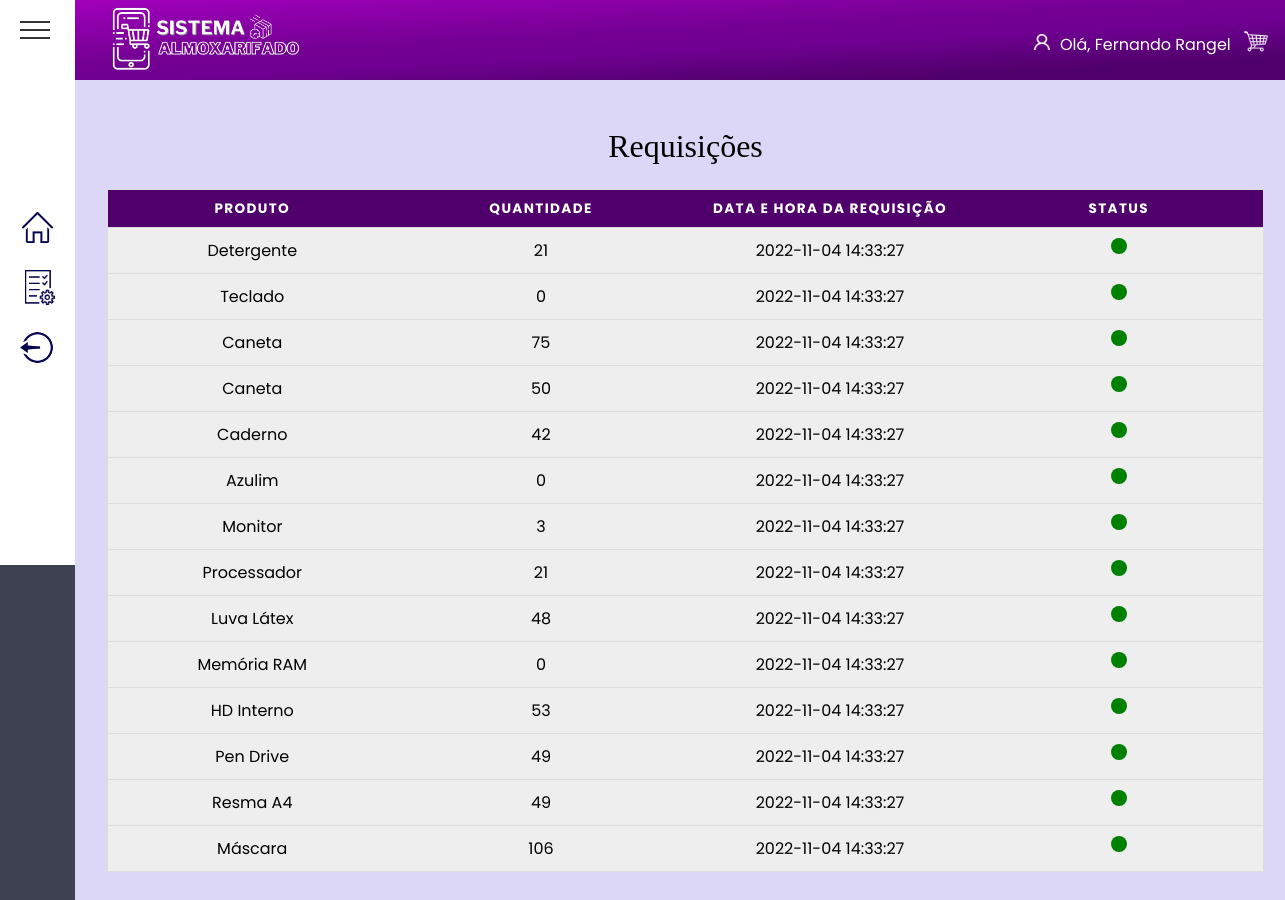
The app's page /View/Pages/Usuario/requisicoesUser.php (signed in) with its own data.
### tables this page shows
create table produtoteste(
  nome_prod varchar (50),
  quantDisp integer,  
  id_categoria integer not null,
  id_disponibilidade integer not null,
  datacaworptura date,
  hora_cadastro TIMESTAMP DEFAULT CURRENT_TIMESTAMP,
  id_marca integer not null,  
  modeloProduto varchar(50),  
  precoProduto double,
  
  id_prod integer auto_increment primary key,
  
  foreign key (id_categoria) references categorias (id_categoria),
  foreign key (id_disponibilidade) references disponibilidade (id_disponibilidade)
);

### View/Pages/Usuario/requisicoesUser.php (the view, shortened to what this page needs)
<?php
include_once dirname(__DIR__, 3) . '/banco.php';
?>
<!DOCTYPE html>
<html lang="pt-BR">
<head>
    <link rel="stylesheet" href="/final_php/assets/requisicoes.css">
    <link rel="stylesheet" href="/final_php/assets/template.css">
    <link rel="stylesheet" href="/final_php/assets/global.css">
</head>
<body>
    <?php include dirname(__DIR__, 3) . "/template/header.php"; ?>
    <?php include dirname(__DIR__, 3) . "/template/asideUser.php"; ?>
    <main class="main">
        <div class="container">
            <table>
                <caption>
                    Requisições
                </caption>
                <thead>
                    <tr>
                        <th scope="col">Produto</th>
                        <th scope="col">Quantidade</th>
                        <th scope="col">Data e hora da requisição</th>
                        <th scope="col">Status</th>
                    </tr>
                </thead>
                <tbody>
                    <?php
                    $sql_consulta = mysqli_query($conn, "SELECT * FROM produtoteste");
                    while ($linhas = mysqli_fetch_array($sql_consulta)) { ?>
                        <tr class="tr">
                            <td data-label="Produto"><?= $linhas[0] ?></td>
                            <td data-label="Quantidade"><?= $linhas[1] ?></td>
                            <td data-label="Hora"><?= $linhas[5] ?></td>
                            <td data-label="Status" class="status">
                                <div class="radius" id="statusGreen"></div>
                            </td>
                       </tr>
                    <?php } ?>
                </tbody>
            </table>
        </div>
    </main>
</body>
</html>

### assets/requisicoes.css (style rules this page uses)
.container { padding: 2rem; }
table { flex-direction: column; border: 1px solid black; border-collapse: collapse; margin: 0; padding: 0; width: 100%; table-layout: fixed; }
table caption { font-size: 2em; font-family: ui-monospace; margin: 0.5em 0 0.75em; }
table tr { background-color: #eee; border: 1px solid #ddd; padding: 0.35em; }
table th, table td { padding: 0.625em; text-align: center; }
table th { font-size: 0.85em; letter-spacing: 0.1em; text-transform: uppercase; background-color: rgb(79, 0, 106); color: #fff; }
table tbody { width: 100%; }
.status { display: flex; justify-content: center; align-items: center; }
.radius { border-radius: 50%; width: 1rem; height: 1rem; flex-shrink: 0; }
#statusGreen { background-color: green; }

### assets/template.css (style rules this page uses)
body { overflow: hidden; display: grid; grid-template-columns: 1fr 25fr; grid-template-rows: 80px 1fr 80px; grid-template-areas: "aside header" "aside main" "aside footer"; height: 100vh; background: #DCD6F7; }
.main { grid-area: main; overflow-y: scroll; padding: 0 4rem 0 0; }

### assets/global.css (style rules this page uses)
* { margin: 0; padding: 0; box-sizing: border-box; font-family: "Josefin Sans", sans-serif; }
*, button, input { border: 0; background-color: none; font-size: -apple-system, system-ui, BlinkMacSystemFont, "Segoe UI", Roboto, "Helvetica Neue", Ubuntu, Arial, sans-serif; }

### template/asideUser.php (style rules this page uses)
* { margin: 0; padding: 0; box-sizing: border-box; font-family: 'Poppins', sans-serif; }

### records on screen
produtoteste: nome_prod "Detergente", quantDisp "21", hora_cadastro "2022-11-04 14:33:27"
produtoteste: nome_prod "Teclado", quantDisp "0", hora_cadastro "2022-11-04 14:33:27"
produtoteste: nome_prod "Caneta", quantDisp "75", hora_cadastro "2022-11-04 14:33:27"
produtoteste: nome_prod "Caneta", quantDisp "50", hora_cadastro "2022-11-04 14:33:27"
produtoteste: nome_prod "Caderno", quantDisp "42", hora_cadastro "2022-11-04 14:33:27"
produtoteste: nome_prod "Azulim", quantDisp "0", hora_cadastro "2022-11-04 14:33:27"
produtoteste: nome_prod "Monitor", quantDisp "3", hora_cadastro "2022-11-04 14:33:27"
produtoteste: nome_prod "Processador", quantDisp "21", hora_cadastro "2022-11-04 14:33:27"
produtoteste: nome_prod "Luva Látex", quantDisp "48", hora_cadastro "2022-11-04 14:33:27"
produtoteste: nome_prod "Memória RAM", quantDisp "0", hora_cadastro "2022-11-04 14:33:27"
produtoteste: nome_prod "HD Interno", quantDisp "53", hora_cadastro "2022-11-04 14:33:27"
produtoteste: nome_prod "Pen Drive", quantDisp "49", hora_cadastro "2022-11-04 14:33:27"
produtoteste: nome_prod "Resma A4", quantDisp "49", hora_cadastro "2022-11-04 14:33:27"
produtoteste: nome_prod "Máscara", quantDisp "106", hora_cadastro "2022-11-04 14:33:27"

### other values on screen
$_SESSION['username'] "Fernando Rangel"
